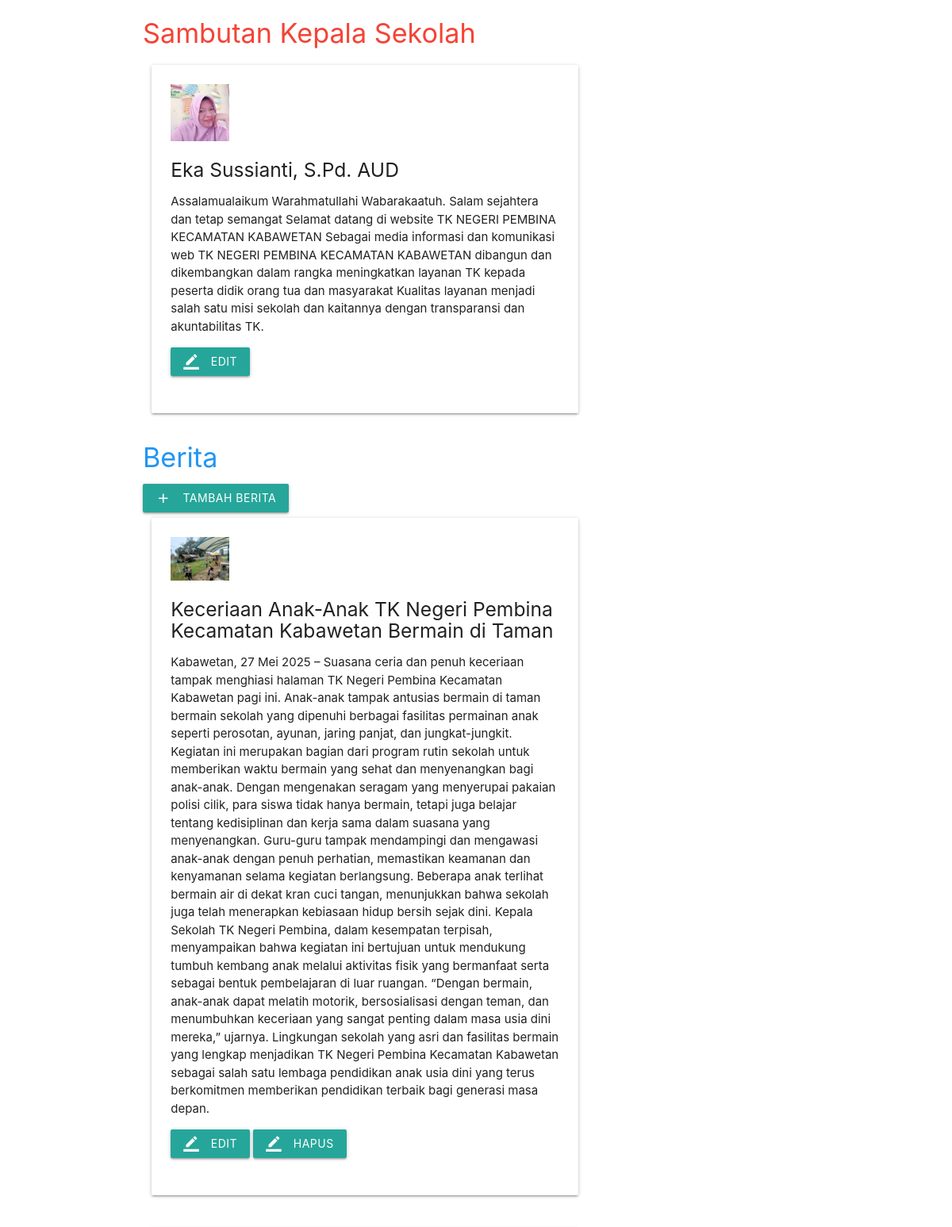
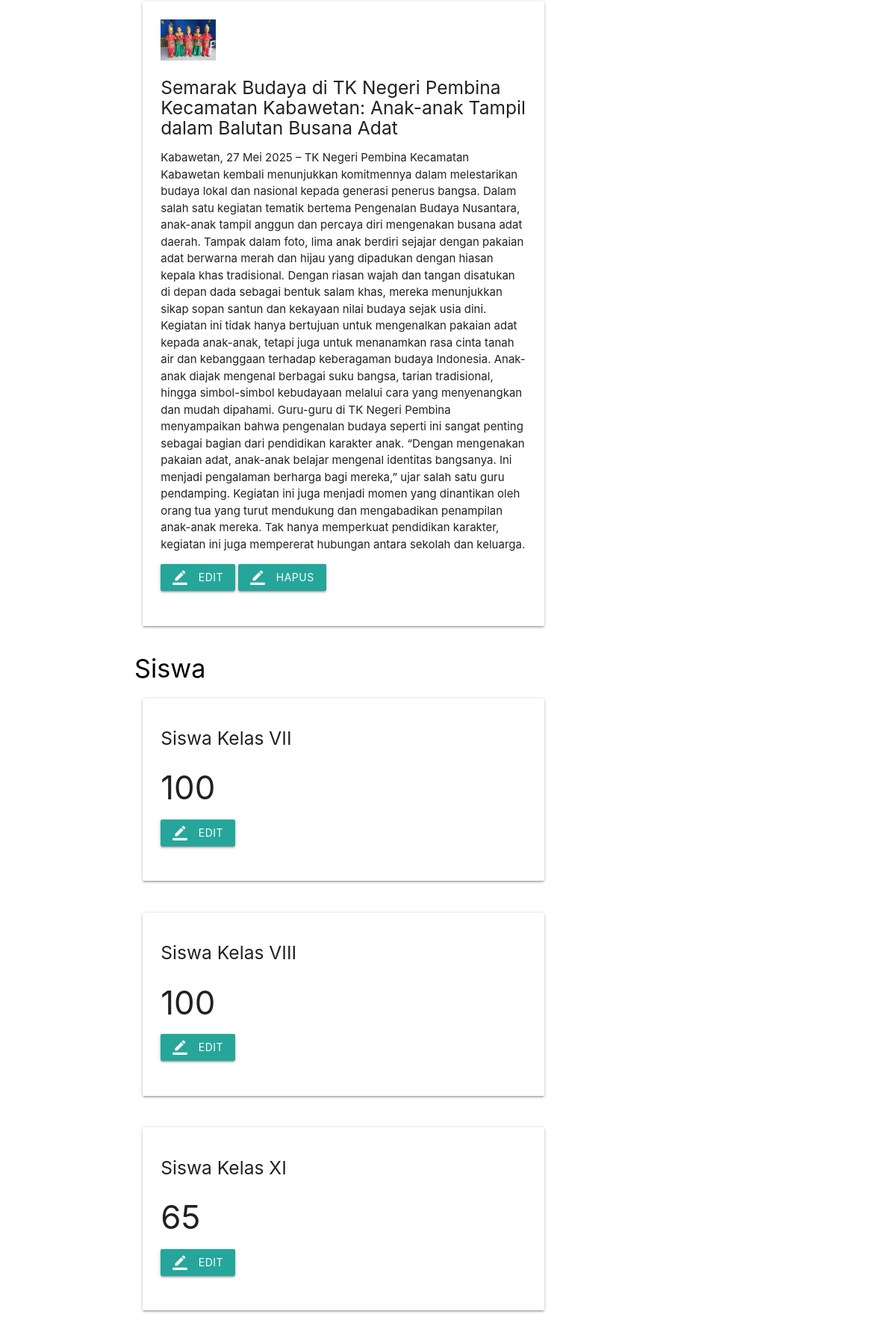
The app's page /page/home/home.php (upper part) with its own data (2 pictures, top to bottom).
### tables this page shows
CREATE TABLE `kepsek` (
  `id` int(11) NOT NULL,
  `nama` varchar(200) NOT NULL,
  `sambutan` varchar(500) NOT NULL,
  `foto_kepsek` varchar(200) NOT NULL
);

CREATE TABLE `berita` (
  `id` int(100) NOT NULL,
  `judul_berita` varchar(200) NOT NULL,
  `isi_berita` varchar(2000) NOT NULL,
  `gambar` varchar(200) NOT NULL
);

CREATE TABLE `siswa` (
  `id` int(11) NOT NULL,
  `kelas` varchar(200) NOT NULL,
  `jumlah` int(200) NOT NULL,
  `jenis` varchar(100) NOT NULL
);

### page/home/home.php (the view, shortened to what this page needs)
<!DOCTYPE html>
<html>
	<head>
	<link type="text/css" rel="stylesheet" href="../../assets/css/materialize.min.css"  media="screen,projection"/>
	<link rel="stylesheet" type="text/css" href="../../assets/css/style.css">
	</head>
<body >
	<div class="container red-text">
		<h4>Sambutan Kepala Sekolah</h4>
	</div>
	<?php
		$query = mysqli_query($conn, "select * from kepsek ");
		$data = mysqli_fetch_assoc($query);
	?>
	<div class="container">
		<div class="row">
		<div class="col m8 s12">
				<div class="card-panel ">
					<img width="15%" src="../assets/img/kepalasekolah/<?php echo $data['foto_kepsek'] ?>">
				<h5><?=$data['nama'] ?></h5>
				<p><?=$data['sambutan'] ?></p>
				<a href="?page=home&aksi=editkepsek&id=<?=$data['id'] ?>" class="waves-effect waves-light btn"><i class="material-icons left">border_color</i>Edit</a>
				<br><br>
			</div>
		</div>
		</div>
	</div>
			<div class="container blue-text">
				<h4>Berita</h4>
		<a href="?page=home&aksi=tambahberita" class="waves-effect waves-light btn"><i class="material-icons left">add</i>Tambah Berita</a>
			</div>
			<?php
				$query = mysqli_query($conn, "select * from berita ");
				while ($data = mysqli_fetch_assoc($query)) {
			?>
			<div class="container">
		<div class="row">
		<div class="col m8 s12">
				<div class="card-panel ">
					<img width="15%" src="../assets/img/berita/<?php echo $data['gambar'] ?>">
				<h5><?=$data['judul_berita'] ?></h5>
				<p><?=$data['isi_berita'] ?></p>
				<a href="?page=home&aksi=editberita&id=<?=$data['id'] ?>" class="waves-effect waves-light btn"><i class="material-icons left">border_color</i>Edit</a>
				<a href="?page=home&aksi=hapusberita&id=<?=$data['id'] ?>" class="waves-effect waves-light btn"><i class="material-icons left">border_color</i>Hapus</a>
				<br><br>
			</div>
		</div>
		</div>
	</div>
	<?php } ?>
	<div class="container black-text">
				<h4>Siswa</h4>
			</div>
			<?php
				$query = mysqli_query($conn, "select * from siswa ");
				while ($data = mysqli_fetch_assoc($query)) {
			?>
			<div class="container">
		<div class="row">
		<div class="col m8 s12">
				<div class="card-panel ">
				<h5><?php echo $data['kelas']; ?></h5>
				<h3><?php echo $data['jumlah']; ?></h3>
				<a href="?page=home&aksi=editsiswa&id=<?=$data['id'] ?>" class="waves-effect waves-light btn"><i class="material-icons left">border_color</i>Edit</a>
				<br><br>
			</div>
		</div>
		</div>
	</div>
	<?php
	 }
	 ?>
</body>
</html>

### records on screen
kepsek: foto_kepsek (picture), nama "Eka Sussianti, S.Pd. AUD", sambutan "Assalamualaikum Warahmatullahi Wabarakaatuh. Salam sejahtera dan tetap semangat Selamat datang di website TK NEGERI PEMBINA KECAMATAN KABAWETAN Sebagai media informasi dan komunikasi web TK NEGERI PEMBINA KECAMATAN KABAWETAN dibangun dan dikembangkan dalam rangka meningkatkan layanan TK kepada peserta didik orang tua dan masyarakat Kualitas layanan menjadi salah satu misi sekolah dan kaitannya dengan transparansi dan akuntabilitas TK."
berita: gambar (picture), judul_berita "Keceriaan Anak-Anak TK Negeri Pembina Kecamatan Kabawetan Bermain di Taman", isi_berita "Kabawetan, 27 Mei 2025 – Suasana ceria dan penuh keceriaan tampak menghiasi halaman TK Negeri Pembina Kecamatan Kabawetan pagi ini. Anak-anak tampak antusias bermain di taman bermain sekolah yang dipenuhi berbagai fasilitas permainan anak seperti perosotan, ayunan, jaring panjat, dan jungkat-jungkit. Kegiatan ini merupakan bagian dari program rutin sekolah untuk memberikan waktu bermain yang sehat dan menyenangkan bagi anak-anak. Dengan mengenakan seragam yang menyerupai pakaian polisi cilik, para siswa tidak hanya bermain, tetapi juga belajar tentang kedisiplinan dan kerja sama dalam suasana yang menyenangkan. Guru-guru tampak mendampingi dan mengawasi anak-anak dengan penuh perhatian,…"
berita: gambar (picture), judul_berita "Semarak Budaya di TK Negeri Pembina Kecamatan Kabawetan: Anak-anak Tampil dalam Balutan Busana Adat", isi_berita "Kabawetan, 27 Mei 2025 – TK Negeri Pembina Kecamatan Kabawetan kembali menunjukkan komitmennya dalam melestarikan budaya lokal dan nasional kepada generasi penerus bangsa. Dalam salah satu kegiatan tematik bertema Pengenalan Budaya Nusantara, anak-anak tampil anggun dan percaya diri mengenakan busana adat daerah. Tampak dalam foto, lima anak berdiri sejajar dengan pakaian adat berwarna merah dan hijau yang dipadukan dengan hiasan kepala khas tradisional. Dengan riasan wajah dan tangan disatukan di depan dada sebagai bentuk salam khas, mereka menunjukkan sikap sopan santun dan kekayaan nilai budaya sejak usia dini. Kegiatan ini tidak hanya bertujuan untuk mengenalkan pakaian adat kepada…"
siswa: kelas "Siswa Kelas VII", jumlah "100"
siswa: kelas "Siswa Kelas VIII", jumlah "100"
siswa: kelas "Siswa Kelas XI", jumlah "65"
